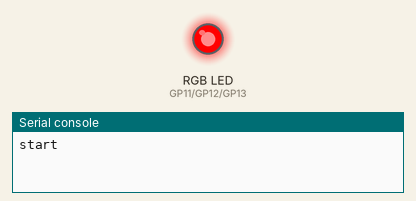
Simulated run of this program. Board: Raspberry Pi Pico running MicroPython. Parts: an RGB LED mixed from three pins (HIGH = lit), the last lines printed to the serial console. At 6.0 s the program stops and its outputs stay as they are.

Above: at 0.1 s.
At 1.1 s:
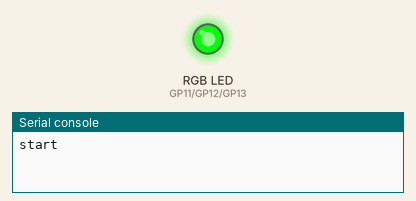
At 2.1 s:
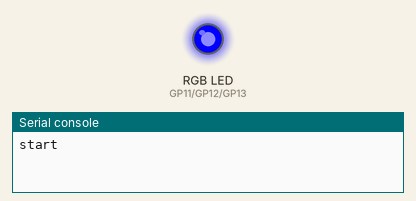
At 3.1 s:
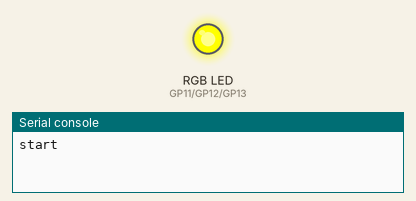
At 4.1 s:
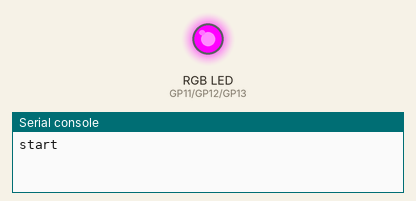
At 6.1 s:
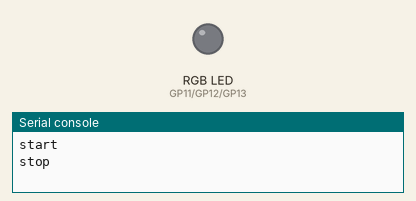
Timing chart, 0 to 7.5 s (numbered marks = the images above):
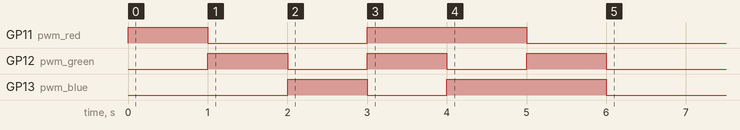

The program:

led_rgb_pwm.py
```python
from machine import Pin, PWM
from time import sleep

COLORS = [
    0xff0000,
    0x00ff00,
    0x0000ff,
    0xffff00,
    0xff00ff,
    0x00ffff,
]

pwm_red = PWM(Pin(11))
pwm_green = PWM(Pin(12))
pwm_blue = PWM(Pin(13))

# 需要的电流不同所以频率不同
pwm_red.freq(2000)
pwm_green.freq(1999)
pwm_blue.freq(5000)

def scale_round(x, min_in, max_in, min_out, max_out):
    range_out = max_out - min_out
    range_in = max_in - min_in
    range_rate = range_out / range_in
    scale_x = (x - min_in) * range_rate
    return round(scale_x + min_out)

def led_off():
    pwm_red.duty_u16(0)
    pwm_green.duty_u16(0)
    pwm_blue.duty_u16(0)

def set_color(color):
    red = scale_round((color & 0xff0000) >> 16, 0, 0xff, 0, 0xffff)
    green = scale_round((color & 0x00ff00) >> 8, 0, 0xff, 0, 0xffff)
    blue = scale_round((color & 0x0000ff) >> 0, 0, 0xff, 0, 0xffff)

    pwm_red.duty_u16(red)
    pwm_green.duty_u16(green)
    pwm_blue.duty_u16(blue)

print('start')
for color in COLORS:
    set_color(color)
    sleep(1)
led_off()
print('stop')
```

Measured:
- by itself, GP11 (pwm_red): LOW → HIGH at 0.00 s, → LOW 1.0 s later, → HIGH 2.0 s later, → LOW 2.0 s later
- by itself, GP12 (pwm_green): alternates HIGH for 1.0 s and LOW for 1.0 s
- by itself, GP13 (pwm_blue): LOW → HIGH at 2.0 s, → LOW 1.0 s later, → HIGH 1.0 s later, → LOW 2.0 s later
